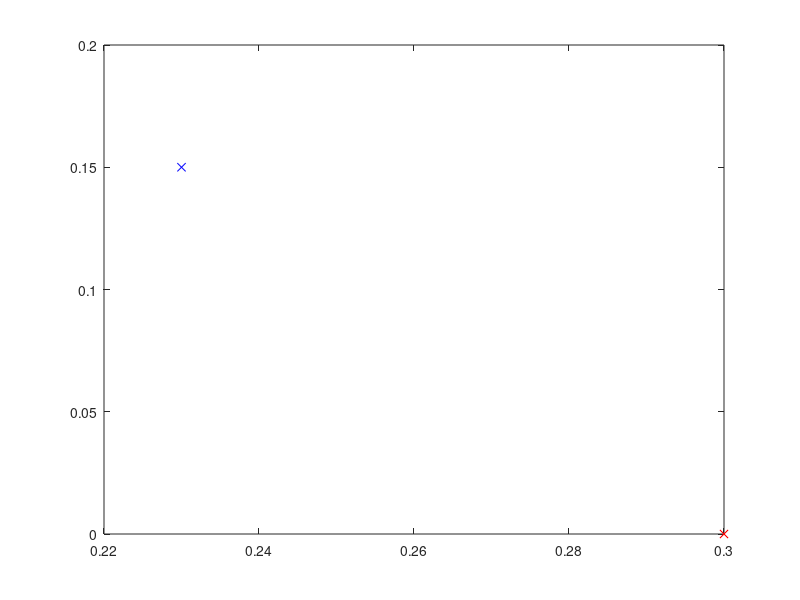

Reproduce this figure in MATLAB. (Note: this script raises an error after producing the figure.)
%global robot
%[ robot ] = initilize_arm( );

%speed:
speed = 0.01; %m/s

%coordinate system:
x = [1;0;0];
y = [0;1;0];
z = [0;0;1];

%define line in 3D space:
P0T_start = [2.3;1.5;0.5]*0.1;
P0T_end = [2.3;-1.5;0.5]*0.1;

dl = 0.005;

%define obstical:
c = [0.30; 0; 0.1710];
r = 0.1225;

%[ q_new ] = move_arm( P0T_start, 0 );
figure(1)
plot(P0T_start(1),P0T_start(2),'xb')
hold on
plot(c(1),c(2),'xr')

[cx,cy] = obs(c,r-0.03);
plot(cx,cy,'r')

arrive_time = clock;
start_time = clock;

P0T_last = P0T_start;
dist_end = P0T_end - P0T_last;
P0T_current = P0T_start;

iter = 0

while norm(dist_end) > 0.01
    
    dist_end = P0T_end - P0T_last;
    P0T_change = (dist_end)*(dl/norm(dist_end));
    
    %find distance to obstacle
    dist_x = c(1) - P0T_current(1);
    dist_y = c(2) - P0T_current(2);
    dist = norm([dist_x dist_y]);
    
    force = [dist_x; dist_y; 0]*(0.001/(dist-r))^2;
    P0T_change = P0T_change - force
    
    P0T_current = P0T_last + P0T_change;
    
    
 
    % move the arm
    % find distance:
    travel_dist = norm(P0T_current - P0T_last);
    wait_time = travel_dist/speed;
    while (1)
        time = clock;
        disp(etime(time,arrive_time))
        if etime(time,arrive_time) > wait_time
            break
        end
    end
    
%    [ q_new ] = move_arm( P0T_current, 0, 0 );
    arrive_time = clock;

    
    plot(P0T_current(1),P0T_current(2),'xb')
    hold on
    xlim([0.1 0.5])
    ylim([-0.2 0.2])
    xlabel('x-position (meters)')
    ylabel('y-position (meters)')
    pause(0.2)
    P0T_last = P0T_current;
 
    iter = iter + 1;
end

final_time = etime(clock,start_time)
